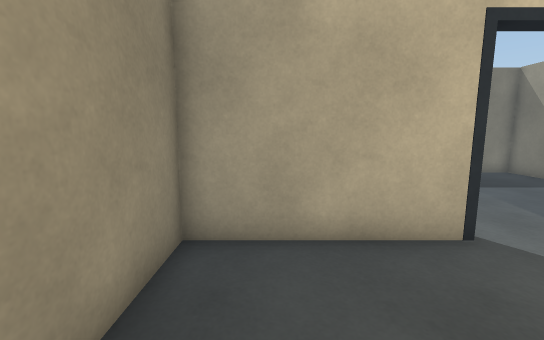
[1] (above)

12 first-person views from a walk through a Unity game level. The camera is 1.2 m above the floor, tilts 8° down and sees 90° across. The floor is counted in squares, 0.5 m on a side. Each view is taken from the middle of a square. On the plan, view 1 faces up. The plan holds only what a view shows up to about 18 squares ahead; the rest is blank. The player is left out. Door leaves are left out, so doorways stand open.

[2]
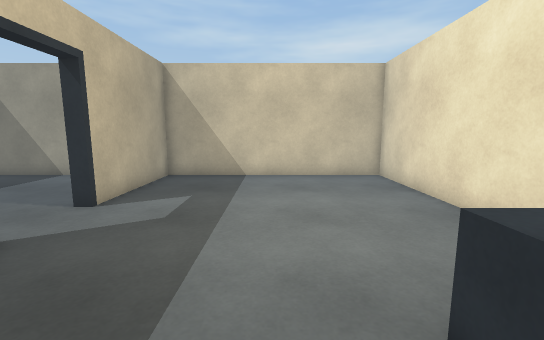

[3]
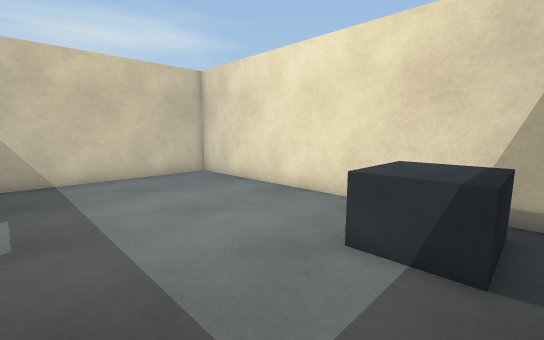

[4]
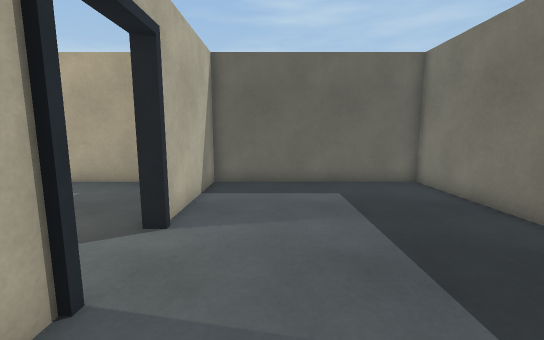

[5]
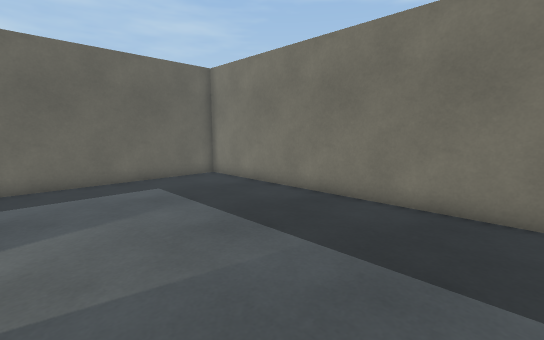

[6]
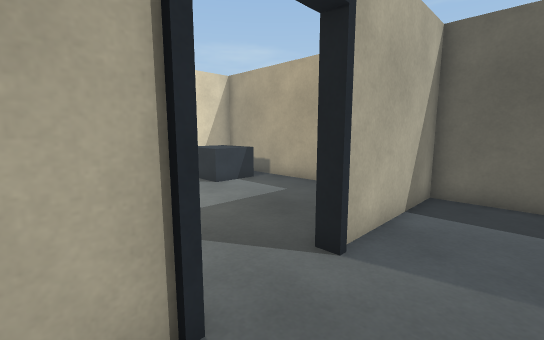

[7]
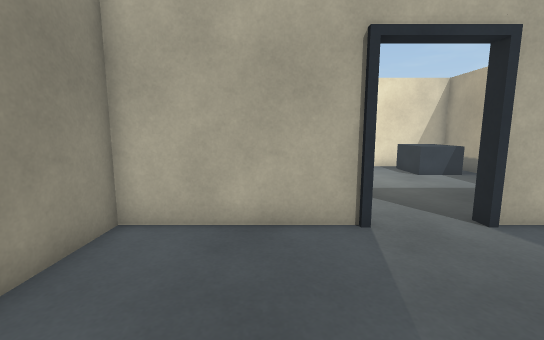

[8]
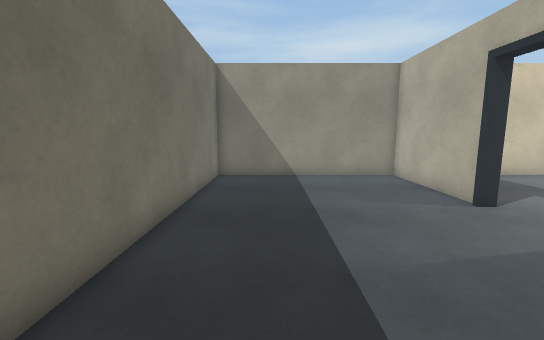

[9]
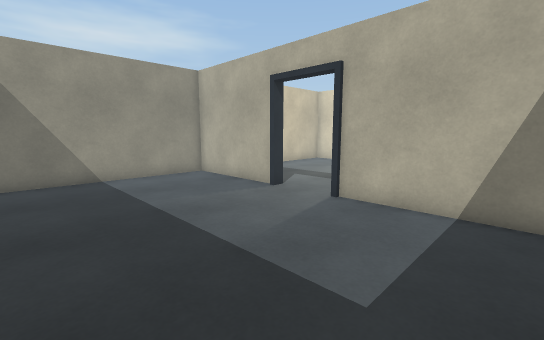

[10]
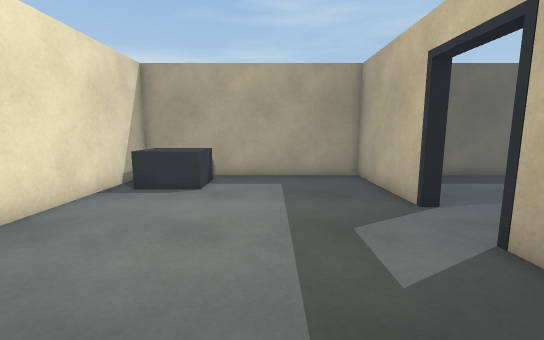

[11]
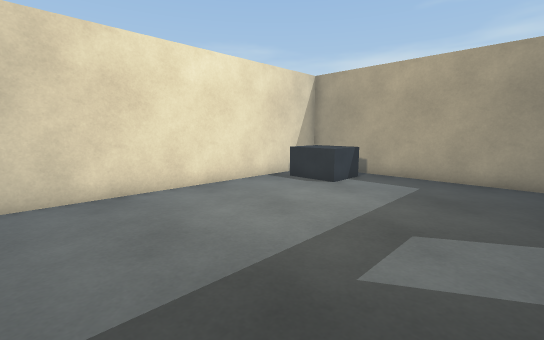

[12]
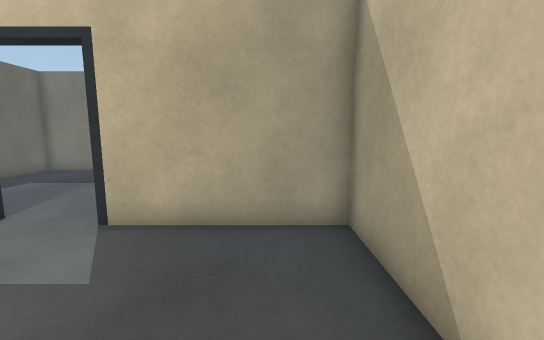

### Floor plan
Key: @ floor where view 1 was taken; # wall or solid block; . floor; D open door; ^ raised ledge.
Columns run from 2 left of view 1 to 14 right of it. Each row starts with its distance up from view 1.
 16 #################
 15 #...............#
 14 #...............#
 13 #...............#
 12 #...............#
 11 #...............#
 10 #...............#
  9 #...............#
  8 #...............#
  7 #...............#
  6 #######DDD#######
  5 #...............#
  4 #...............#
  3 #...............#
  2 #...............#
  1 #...............#
  0 #.@.............#
 -1 #...............#
 -2 #.^^^...........#
 -3 #.^^^...........#
 -4 #.^^^...........#
 -5 #.^^............#
 -6 #################

Where each view was taken, in squares from view 1:
view 1: 0 up, 0 right, facing up
view 2: 0 up, 1 left, facing right
view 3: 3 up, 1 left, facing down-right
view 4: 9 up, 11 right, facing left
view 5: 7 up, 12 right, facing up-left
view 6: 9 up, 9 right, facing down-left
view 7: 13 up, 10 right, facing down
view 8: 13 up, 1 left, facing right
view 9: 15 up, 1 left, facing down-right
view 10: 1 up, 13 right, facing left
view 11: 5 up, 13 right, facing down-left
view 12: 1 down, 12 right, facing up
